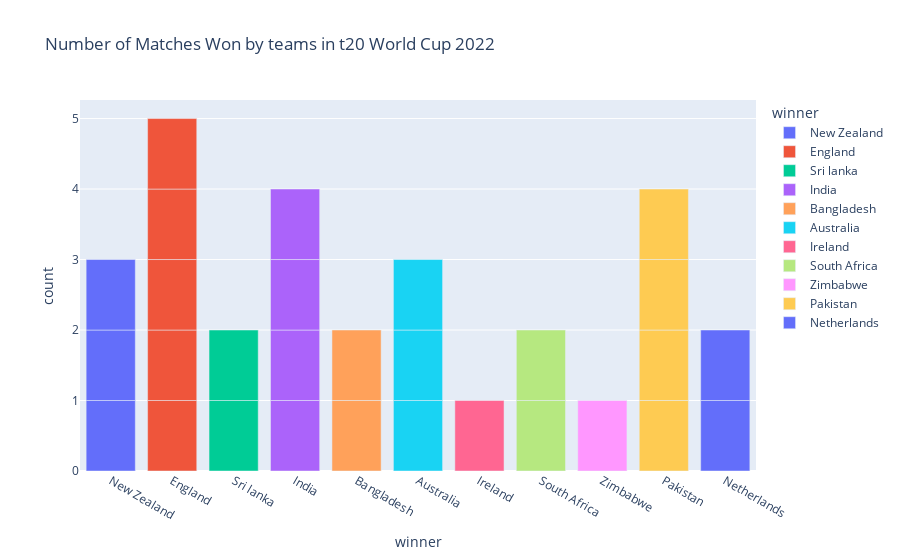

The notebook cell saved with this chart:
### Code cell
import plotly.express as px
figure = px.bar(df_winner,
                x = 'winner',
                title="Number of Matches Won by teams in t20 World Cup 2022", color="winner")
figure.show()

### Figure 1 — Plotly figure (JSON) as saved in the notebook; plotly's stock layout.template omitted (floating-point values rounded to 4 significant figures)
{"data": [{"alignmentgroup": "True", "hovertemplate": "winner=%{x}<br>count=%{y}<extra></extra>", "legendgroup": "New Zealand", "marker": {"color": "#636efa", "pattern": {"shape": ""}}, "name": "New Zealand", "offsetgroup": "New Zealand", "orientation": "v", "showlegend": true, "textposition": "auto", "type": "bar", "x": ["New Zealand", "New Zealand", "New Zealand"], "xaxis": "x", "y": [1, 1, 1], "yaxis": "y"}, {"alignmentgroup": "True", "hovertemplate": "winner=%{x}<br>count=%{y}<extra></extra>", "legendgroup": "England", "marker": {"color": "#EF553B", "pattern": {"shape": ""}}, "name": "England", "offsetgroup": "England", "orientation": "v", "showlegend": true, "textposition": "auto", "type": "bar", "x": ["England", "England", "England", "England", "England"], "xaxis": "x", "y": [1, 1, 1, 1, 1], "yaxis": "y"}, {"alignmentgroup": "True", "hovertemplate": "winner=%{x}<br>count=%{y}<extra></extra>", "legendgroup": "Sri lanka", "marker": {"color": "#00cc96", "pattern": {"shape": ""}}, "name": "Sri lanka", "offsetgroup": "Sri lanka", "orientation": "v", "showlegend": true, "textposition": "auto", "type": "bar", "x": ["Sri lanka", "Sri lanka"], "xaxis": "x", "y": [1, 1], "yaxis": "y"}, {"alignmentgroup": "True", "hovertemplate": "winner=%{x}<br>count=%{y}<extra></extra>", "legendgroup": "India", "marker": {"color": "#ab63fa", "pattern": {"shape": ""}}, "name": "India", "offsetgroup": "India", "orientation": "v", "showlegend": true, "textposition": "auto", "type": "bar", "x": ["India", "India", "India", "India"], "xaxis": "x", "y": [1, 1, 1, 1], "yaxis": "y"}, {"alignmentgroup": "True", "hovertemplate": "winner=%{x}<br>count=%{y}<extra></extra>", "legendgroup": "Bangladesh", "marker": {"color": "#FFA15A", "pattern": {"shape": ""}}, "name": "Bangladesh", "offsetgroup": "Bangladesh", "orientation": "v", "showlegend": true, "textposition": "auto", "type": "bar", "x": ["Bangladesh", "Bangladesh"], "xaxis": "x", "y": [1, 1], "yaxis": "y"}, {"alignmentgroup": "True", "hovertemplate": "winner=%{x}<br>count=%{y}<extra></extra>", "legendgroup": "Australia", "marker": {"color": "#19d3f3", "pattern": {"shape": ""}}, "name": "Australia", "offsetgroup": "Australia", "orientation": "v", "showlegend": true, "textposition": "auto", "type": "bar", "x": ["Australia", "Australia", "Australia"], "xaxis": "x", "y": [1, 1, 1], "yaxis": "y"}, {"alignmentgroup": "True", "hovertemplate": "winner=%{x}<br>count=%{y}<extra></extra>", "legendgroup": "Ireland", "marker": {"color": "#FF6692", "pattern": {"shape": ""}}, "name": "Ireland", "offsetgroup": "Ireland", "orientation": "v", "showlegend": true, "textposition": "auto", "type": "bar", "x": ["Ireland"], "xaxis": "x", "y": [1], "yaxis": "y"}, {"alignmentgroup": "True", "hovertemplate": "winner=%{x}<br>count=%{y}<extra></extra>", "legendgroup": "South Africa", "marker": {"color": "#B6E880", "pattern": {"shape": ""}}, "name": "South Africa", "offsetgroup": "South Africa", "orientation": "v", "showlegend": true, "textposition": "auto", "type": "bar", "x": ["South Africa", "South Africa"], "xaxis": "x", "y": [1, 1], "yaxis": "y"}, {"alignmentgroup": "True", "hovertemplate": "winner=%{x}<br>count=%{y}<extra></extra>", "legendgroup": "Zimbabwe", "marker": {"color": "#FF97FF", "pattern": {"shape": ""}}, "name": "Zimbabwe", "offsetgroup": "Zimbabwe", "orientation": "v", "showlegend": true, "textposition": "auto", "type": "bar", "x": ["Zimbabwe"], "xaxis": "x", "y": [1], "yaxis": "y"}, {"alignmentgroup": "True", "hovertemplate": "winner=%{x}<br>count=%{y}<extra></extra>", "legendgroup": "Pakistan", "marker": {"color": "#FECB52", "pattern": {"shape": ""}}, "name": "Pakistan", "offsetgroup": "Pakistan", "orientation": "v", "showlegend": true, "textposition": "auto", "type": "bar", "x": ["Pakistan", "Pakistan", "Pakistan", "Pakistan"], "xaxis": "x", "y": [1, 1, 1, 1], "yaxis": "y"}, {"alignmentgroup": "True", "hovertemplate": "winner=%{x}<br>count=%{y}<extra></extra>", "legendgroup": "Netherlands", "marker": {"color": "#636efa", "pattern": {"shape": ""}}, "name": "Netherlands", "offsetgroup": "Netherlands", "orientation": "v", "showlegend": true, "textposition": "auto", "type": "bar", "x": ["Netherlands", "Netherlands"], "xaxis": "x", "y": [1, 1], "yaxis": "y"}], "layout": {"barmode": "relative", "legend": {"title": {"text": "winner"}, "tracegroupgap": 0}, "title": {"text": "Number of Matches Won by teams in t20 World Cup 2022"}, "xaxis": {"anchor": "y", "categoryarray": ["New Zealand", "England", "Sri lanka", "India", "Bangladesh", "Australia", "Ireland", "South Africa", "Zimbabwe", "Pakistan", "Netherlands"], "categoryorder": "array", "domain": [0, 1], "title": {"text": "winner"}}, "yaxis": {"anchor": "x", "domain": [0, 1], "title": {"text": "count"}}}}
